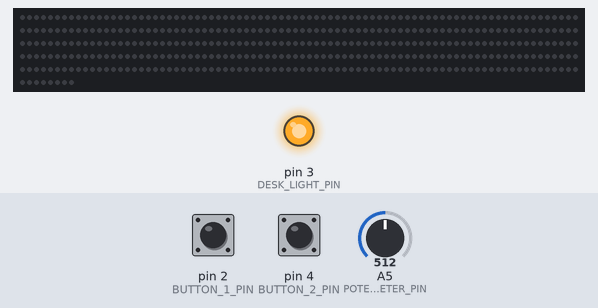
Recording of a sketch running on a simulated Arduino Uno, built with avr-gcc and run on an emulated ATmega328P. On the bench: 408 RGB LEDs in strip order, left to right, continuing on the next row, output pins drawn as LEDs (lit = HIGH). The test bench sets the inputs (shaded band); at power-on: pin 2 (BUTTON_1_PIN) HIGH, pin 4 (BUTTON_2_PIN) HIGH, A5 (POTENTIOMETER_PIN) = 512. Dim RGB values are drawn brighter than linear; random numbers use the default seed unless the sketch sets one; EEPROM starts erased.

Above: at 1.2 s.
1.3 s: pin 2 (BUTTON_1_PIN) pulled LOW for 0.15 s
At 2.1 s:
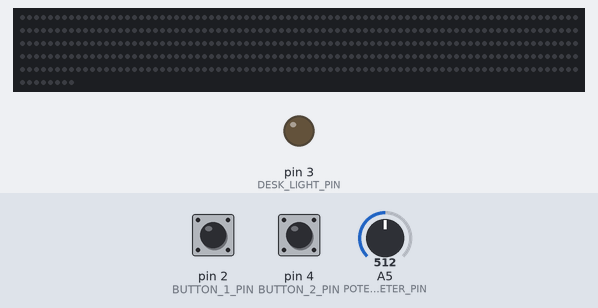
2.9 s: pin 2 (BUTTON_1_PIN) driven LOW and pin 4 (BUTTON_2_PIN) driven LOW
At 3.9 s:
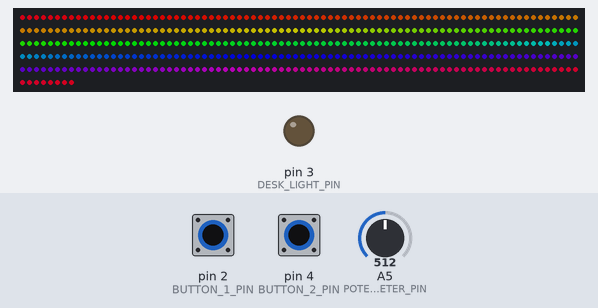
5.0 s: pin 4 (BUTTON_2_PIN) driven HIGH
8.0 s: pin 4 (BUTTON_2_PIN) pulsed LOW 5 times (0.12 s each, 0.3 s apart)
At 8.61 s:
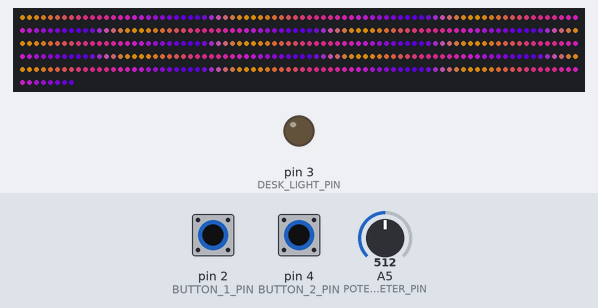
At 9.25 s:
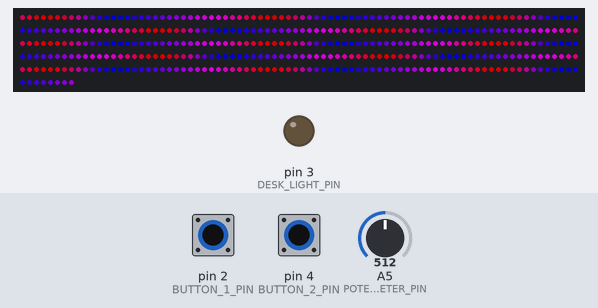
11.0 s: pin 2 (BUTTON_1_PIN) driven HIGH
14.0 s: pin 4 (BUTTON_2_PIN) driven LOW
Timing chart, 0 to 17.0 s (numbered marks = the images above; inputs shaded):
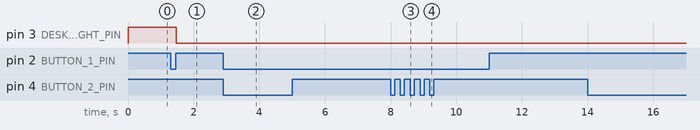

Measured:
- after the input at 1.3 s, pin 3 (DESK_LIGHT_PIN): HIGH → LOW after 0.16 s
- after the input at 2.9 s, the LEDs: first change after 0.57 s (image 2 shows a later state)

The sketch:

Room_LED_controller.ino
```cpp
#include <FastLED.h>
#include <EEPROM.h>


#define BUTTON_1_PIN 2
#define BUTTON_2_PIN 4
#define POTENTIOMETER_PIN A5

#define DESK_LIGHT_PIN 3       // Pin to whitch MOSFET is connected
#define CEILING_LIGHT_PIN 10   // Pin to whitch LED strip is connected
#define NUM_LEDS 408           // Number of LEDs
#define LED_TYPE WS2812        // Type of LEDs
#define EEPROM_OFFSET 10       // EEPROM offset defines where in the EEPROM data should be saved
#define BUTTON_HOLD_TIME 500  // Time button has to be held in order to be recognized as held (milliseconds)
#define BUTTON_CLICK_TIME 50   // Time button has to be held in oreder to be recoginzed as clicked (milliseconds)
#define DESK_LIGHT_PWM false   // Enable of disable brihtness controll of the desk light
#define POTENTIOMETER_LOW 0    // Potentiometer range
#define POTENTIOMETER_HIGH 1023
#define POTENTIOMETER_REVERSE true    // Reverse potentiometer direction
#define ANIMATIONS_COUNT 4
#define PALETTES_COUNT 5
#define GAMMA 2.2   // Gamma correction


// Animations settings
#define RAINBOW_FPS 30  // Updates per second (256 updates == one cycle)

#define PALETTE_MOVE_FPS 100   // Updates per second
#define PALETTE_COLOR_DELTA 8   // How much the palette should change between LEDs

#define GLITTER_PPS 30    // New points per second
#define GLITTER_FADE_OUT_TIME 3000    // How long it should take for a pixel to fade out (milliseconds)

#define BREATH_FPS 100   // Update per second
#define BPM 20      // Breaths per minute
#define BREATH_COLOR_CHANGE_TIME 10000    //Time it takes to go through a whole palette (milliseconds)

#define DOTS_PPS 100    // Updates/speed per second (408 == one cycle in one second)
#define NUM_DOTS 6      // Number of dots
#define DOTS_FADE_OUT_LENGTH 25    // Lenght of the fade out effect (pixels)
#define DOTS_COLOR_CHANGE_TIME 4000   //Time it takes to go through a whole palette (milliseconds)


#define CEILING_LIGHT_MODES_COUNT 1 + ANIMATIONS_COUNT * PALETTES_COUNT

uint8_t glitter_fade_out_delay;
uint8_t dots_fade_out_delay;
uint8_t dots_fade_out_step;

bool desk_light_on;
bool ceiling_light_on;

uint8_t desk_light_brightness;
uint8_t ceiling_light_brightness;
uint8_t ceiling_light_brightness_gamma_corrected;

uint8_t ceiling_light_mode;

bool button_1_down = false;
bool button_2_down = false;

unsigned long button_1_down_time;
unsigned long button_2_down_time;


CRGB leds[NUM_LEDS];


DEFINE_GRADIENT_PALETTE (gp1)
{
    0, 255,   0,   0,
   64, 255, 255,   0,
  191, 255, 255, 255,
  255, 255,   0,   0
};

DEFINE_GRADIENT_PALETTE (gp2)
{
    0, 255, 165,  15,
   64, 255,  50, 160,
  191,  110,  0, 255,
  255, 255, 165,  15
};

DEFINE_GRADIENT_PALETTE (gp3)
{
    0,   0,   0, 255,
   64,   0, 255,   0,
  191,   0, 255, 255,
  255,   0,   0, 255
};

DEFINE_GRADIENT_PALETTE (gp4)
{
    0, 255,   0,   0,
   64,   0,   0, 255,
  191, 255,   0, 255,
  255, 255,   0,   0
};

DEFINE_GRADIENT_PALETTE (gp5)
{
    0, 255,   0,   0,
   64,   0, 255,   0,
  191,   0,   0, 255,
  255, 255,   0,   0
};

CRGBPalette16 PALETTES[] = { gp1, gp2, gp3, gp4, gp5 };


void setup()
{
  //TCCR2B = TCCR2B & B11111000 | B00000001;   // Set pwm frequency to 31372.55 Hz
  //TCCR2B = TCCR2B & B11111000 | B00000010;   // Set pwm frequency to 3921.16 Hz
  //TCCR2B = TCCR2B & B11111000 | B00000011;   // Set pwm frequency to 980.39 Hz


  Serial.begin(9600);
  pinMode(BUTTON_1_PIN, INPUT_PULLUP);
  pinMode(BUTTON_2_PIN, INPUT_PULLUP);
  pinMode(POTENTIOMETER_PIN, INPUT);

  pinMode(DESK_LIGHT_PIN, OUTPUT);
  pinMode(CEILING_LIGHT_PIN, OUTPUT);

  LoadSettingsFromEEPROM();
  UpdateBrightnessRelated();
  FastLED.addLeds<LED_TYPE, CEILING_LIGHT_PIN, GRB>(leds, NUM_LEDS);
}


void loop()
{
  UpdateButtons();
  UpdateDeskLight();
  UpdateCeilingLight();
}


void UpdateCeilingLight()
{
  static uint8_t mode = 255;
  if (ceiling_light_mode != mode)
  {
    mode = ceiling_light_mode;
    FastLED.clear();
  }

  if (ceiling_light_on)
  {
    if (mode == 0)
    {
      Rainbow();
    }
    else
    {
      uint8_t index = (mode-1) % PALETTES_COUNT;
      if (mode <= PALETTES_COUNT)
      {
        MovePalette(PALETTES[index]);
      }
      else if (mode <= PALETTES_COUNT * 2)
      {
        Glitter(PALETTES[index]);
      }
      else if (mode <= PALETTES_COUNT * 3)
      {
        Breath(PALETTES[index]);
      }
      else if (mode <= PALETTES_COUNT * 4)
      {
        DotsMove(PALETTES[index]);
      }
    }
  }
  else
  {
    FastLED.clear();
  }
  FastLED.show();
}


void DotsMove(CRGBPalette16 palette)
{
  static const uint8_t OFF_SET = NUM_LEDS / NUM_DOTS;
  static uint8_t color_index = 255;
  static uint16_t pos = 0;
  static bool reverse = false;
  EVERY_N_MILLISECONDS(1000/DOTS_PPS)
  {
    for (uint16_t i = 0; i < NUM_DOTS; i++)
    {
      uint16_t dot_pos = pos + i * OFF_SET;
      if (dot_pos > NUM_LEDS)
      {
        dot_pos -=  NUM_LEDS;
      }
      leds[dot_pos] = ColorFromPalette(palette, color_index, ceiling_light_brightness, LINEARBLEND);
    }

    if (reverse)
    {
      pos--;
      if (pos == 0)
      {
        reverse = false;
      }
    }
    else
    {
      pos++;
      if (pos == NUM_LEDS - 1)
      {
        reverse = true;
      }
    }
  }
  EVERY_N_MILLISECONDS(DOTS_COLOR_CHANGE_TIME/255)
  {
    color_index--;
  }
  EVERY_N_MILLISECONDS(dots_fade_out_delay)
  {
    fadeToBlackBy(leds, NUM_LEDS, dots_fade_out_step);
  }
}


void Breath(CRGBPalette16 palette)
{
  static uint8_t index = 255;
  EVERY_N_MILLISECONDS(1000/BREATH_FPS)
  {
    uint8_t sinBeat = beatsin8(BPM, 0, 255, 0, 0);
    uint8_t brightness = sinBeat * ceiling_light_brightness / 255;
    fill_solid(leds, NUM_LEDS, ColorFromPalette(palette, index, brightness, LINEARBLEND));
  }
  EVERY_N_MILLISECONDS(BREATH_COLOR_CHANGE_TIME/255)
  {
    index--;
  }
}


void Glitter(CRGBPalette16 palette)
{
  EVERY_N_MILLISECONDS(1000/GLITTER_PPS)
  {
    leds[random(0, NUM_LEDS - 1)] = ColorFromPalette(palette, random8(), ceiling_light_brightness, LINEARBLEND);
  }

  EVERY_N_MILLISECONDS(glitter_fade_out_delay)
  {
    fadeToBlackBy(leds, NUM_LEDS, 1);
  }
}


void MovePalette(CRGBPalette16 palette)
{
  static uint8_t index = 255;
  EVERY_N_MILLISECONDS(1000/PALETTE_MOVE_FPS)
  {
    fill_palette(leds, NUM_LEDS, index, PALETTE_COLOR_DELTA, palette, ceiling_light_brightness, LINEARBLEND);
    index--;
  }
}


void Rainbow()
{
  static uint8_t hue = 255;
  static const float hue_factor = 255.0f / (float)NUM_LEDS;
  EVERY_N_MILLISECONDS(1000/RAINBOW_FPS)
  {
    for (uint16_t i = 0; i < NUM_LEDS; i++)
    {
      leds[i] = CHSV(hue + uint8_t(i * hue_factor), 255, ceiling_light_brightness_gamma_corrected);
    }
    hue--;
  }
}


void UpdateBrightnessRelated()
{
  ceiling_light_brightness_gamma_corrected = GammaCorrection(ceiling_light_brightness);
  glitter_fade_out_delay = GLITTER_FADE_OUT_TIME / ceiling_light_brightness;
  dots_fade_out_step = 20 * ceiling_light_brightness / 255;
  dots_fade_out_delay = (1000 * DOTS_FADE_OUT_LENGTH) / (ceiling_light_brightness * DOTS_PPS);
}


uint8_t GammaCorrection(uint8_t brightness)
{
  static const double gamma = 1/(double)GAMMA;
  uint8_t corrected_brightness = pow((double)brightness/255, gamma) * 255;
  return corrected_brightness;
}


void UpdateDeskLight()
{
  if (DESK_LIGHT_PWM)
    {
    if (desk_light_on && desk_light_brightness != 0)
    {
      if (desk_light_brightness == 255)
      {
        digitalWrite(DESK_LIGHT_PIN, HIGH);
      }
      else
      {
        analogWrite(DESK_LIGHT_PIN, desk_light_brightness);
      }
    }
    else
    {
      digitalWrite(DESK_LIGHT_PIN, LOW);
    }
  }
  else
  {
    if (desk_light_on)
    {
      digitalWrite(DESK_LIGHT_PIN, HIGH);
    }
    else
    {
      digitalWrite(DESK_LIGHT_PIN, LOW);
    }
  }
}


void UpdateButtons()
{
  uint8_t b1_state = digitalRead(BUTTON_1_PIN);
  uint8_t b2_state = digitalRead(BUTTON_2_PIN);
  bool b1_held = false;
  bool b2_held = false;

  if (b1_state == 0 && !button_1_down) // Button down   BUTTON 1
  {
    button_1_down = true;
    button_1_down_time = millis();
  }
  if(b1_state == 1 && button_1_down && millis() - button_1_down_time >= BUTTON_CLICK_TIME)  // Button up
  {
    button_1_down = false;
    if (millis() - button_1_down_time < BUTTON_HOLD_TIME) // Button's been clicked
    {
      if (!button_2_down)
      {
        desk_light_on = !desk_light_on;     // Change the desk light state
        EEPROM.update(EEPROM_OFFSET, desk_light_on);
      }
      else
      {
        if (ceiling_light_mode == 0)      // Change the ceiling light mode
        {
          ceiling_light_mode = CEILING_LIGHT_MODES_COUNT;
        }
        ceiling_light_mode--;
        EEPROM.update(EEPROM_OFFSET + 4, ceiling_light_mode);
        ceiling_light_on = true;
        EEPROM.update(EEPROM_OFFSET + 2, ceiling_light_on);
      }
    }
    else       // Button's been pressed
    {
      desk_light_brightness = GetBrightness();
      EEPROM.update(EEPROM_OFFSET + 1, desk_light_brightness);
    }
  }

  if (button_1_down && millis() - button_1_down_time >= BUTTON_HOLD_TIME)
  {
    b1_held = true;
    desk_light_brightness = GetBrightness();
  }


  if (b2_state == 0 && !button_2_down) // Button down   BUTTON 2
  {
    button_2_down = true;
    button_2_down_time = millis();
  }
  if(b2_state == 1 && button_2_down && millis() - button_2_down_time >= BUTTON_CLICK_TIME)  // Button up
  {
    button_2_down = false;
    if (millis() - button_2_down_time < BUTTON_HOLD_TIME) // Button's been clicked
    {
      if (!button_1_down)
      {
        ceiling_light_on = !ceiling_light_on;
        EEPROM.update(EEPROM_OFFSET + 2, ceiling_light_on);
      }
      else
      {
        if (ceiling_light_mode == CEILING_LIGHT_MODES_COUNT - 1)      // Change the ceiling light mode
        {
          ceiling_light_mode = 0;
        }
        else
        {
          ceiling_light_mode++;
        }
        EEPROM.update(EEPROM_OFFSET + 4, ceiling_light_mode);
        ceiling_light_on = true;
        EEPROM.update(EEPROM_OFFSET + 2, ceiling_light_on);
      }
    }
    else       // Button's been pressed
    {
      ceiling_light_brightness = GetBrightness();
      UpdateBrightnessRelated();
      EEPROM.update(EEPROM_OFFSET + 3, ceiling_light_brightness);
    }
  }
  if (button_2_down && millis() - button_2_down_time >= BUTTON_HOLD_TIME)
  {
    b2_held = true;
    ceiling_light_brightness = GetBrightness();
    UpdateBrightnessRelated();
  }

  if (b1_held && b2_held)
  {
    ceiling_light_mode = 0;
    EEPROM.update(EEPROM_OFFSET + 4, ceiling_light_mode);
    ceiling_light_on = true;
    EEPROM.update(EEPROM_OFFSET + 2, ceiling_light_on);
  }
}


uint8_t GetBrightness()
{
  uint16_t potentiometer_value = analogRead(POTENTIOMETER_PIN);
  uint8_t brightness = map(potentiometer_value, POTENTIOMETER_LOW, POTENTIOMETER_HIGH, 0, 255);
  if (POTENTIOMETER_REVERSE)
  {
    brightness = 255 - brightness;
  }
  return brightness;
}


void LoadSettingsFromEEPROM()
{
  desk_light_on = EEPROM.read(EEPROM_OFFSET);
  desk_light_brightness = EEPROM.read(EEPROM_OFFSET + 1);
  ceiling_light_on = EEPROM.read(EEPROM_OFFSET + 2);
  ceiling_light_brightness = EEPROM.read(EEPROM_OFFSET + 3);
  ceiling_light_mode = EEPROM.read(EEPROM_OFFSET + 4);
}
```
